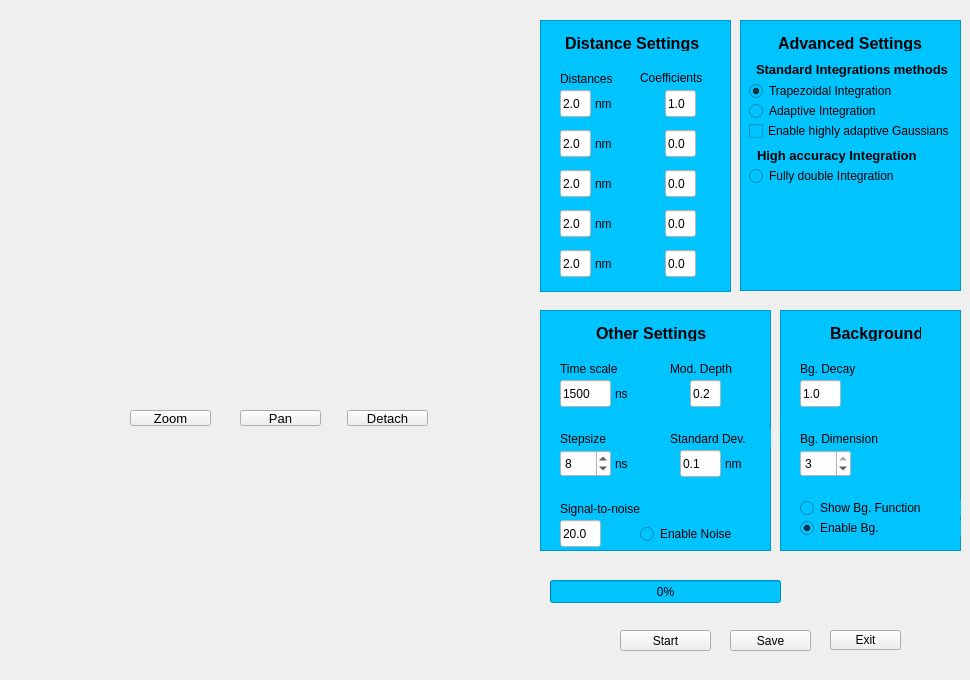
  <widget class="QWidget" name="centralwidget">
   <widget class="QPushButton" name="Startbutton">
    <property name="geometry">
     <rect>
      <x>620</x>
      <y>630</y>
      <width>91</width>
      <height>21</height>
     </rect>
    </property>
    <property name="autoFillBackground">
     <bool>false</bool>
    </property>
    <property name="text">
     <string>Start</string>
    </property>
   </widget>
   <widget class="QPushButton" name="Savebutton">
    <property name="geometry">
     <rect>
      <x>730</x>
      <y>630</y>
      <width>81</width>
      <height>21</height>
     </rect>
    </property>
    <property name="autoFillBackground">
     <bool>false</bool>
    </property>
    <property name="text">
     <string>Save</string>
    </property>
   </widget>
   <widget class="QWidget" name="widgetplot" native="true">
    <property name="enabled">
     <bool>true</bool>
    </property>
    <property name="geometry">
     <rect>
      <x>0</x>
      <y>-3</y>
      <width>521</width>
      <height>411</height>
     </rect>
    </property>
   </widget>
   <widget class="QPushButton" name="Closebutton">
    <property name="geometry">
     <rect>
      <x>830</x>
      <y>630</y>
      <width>71</width>
      <height>20</height>
     </rect>
    </property>
    <property name="autoFillBackground">
     <bool>false</bool>
    </property>
    <property name="text">
     <string>Exit</string>
    </property>
   </widget>
   <widget class="QPushButton" name="panPELDORTT">
    <property name="geometry">
     <rect>
      <x>240</x>
      <y>410</y>
      <width>81</width>
      <height>16</height>
     </rect>
    </property>
    <property name="font">
     <font>
      <pointsize>10</pointsize>
     </font>
    </property>
    <property name="text">
     <string>Pan</string>
    </property>
   </widget>
   <widget class="QPushButton" name="zoomButtonPeldorTT">
    <property name="geometry">
     <rect>
      <x>130</x>
      <y>410</y>
      <width>81</width>
      <height>16</height>
     </rect>
    </property>
    <property name="font">
     <font>
      <pointsize>10</pointsize>
     </font>
    </property>
    <property name="text">
     <string>Zoom</string>
    </property>
   </widget>
   <widget class="QWidget" name="Distancedistrwindow" native="true">
    <property name="geometry">
     <rect>
      <x>260</x>
      <y>420</y>
      <width>261</width>
      <height>251</height>
     </rect>
    </property>
   </widget>
   <widget class="QWidget" name="FTwindow" native="true">
    <property name="geometry">
     <rect>
      <x>10</x>
      <y>420</y>
      <width>251</width>
      <height>251</height>
     </rect>
    </property>
   </widget>
   <widget class="QFrame" name="frame">
    <property name="geometry">
     <rect>
      <x>540</x>
      <y>20</y>
      <width>191</width>
      <height>272</height>
     </rect>
    </property>
    <property name="styleSheet">
     <string notr="true">background-color:rgb(0, 196, 255)</string>
    </property>
    <property name="frameShape">
     <enum>QFrame::StyledPanel</enum>
    </property>
    <property name="frameShadow">
     <enum>QFrame::Raised</enum>
    </property>
    <widget class="QLineEdit" name="Coeff5edit">
     <property name="geometry">
      <rect>
       <x>125</x>
       <y>230</y>
       <width>31</width>
       <height>27</height>
      </rect>
     </property>
     <property name="styleSheet">
      <string notr="true">background-color:rgb(255, 255, 255)</string>
     </property>
     <property name="text">
      <string>0.0</string>
     </property>
    </widget>
    <widget class="QLineEdit" name="Coeff3edit">
     <property name="geometry">
      <rect>
       <x>125</x>
       <y>150</y>
       <width>31</width>
       <height>27</height>
      </rect>
     </property>
     <property name="styleSheet">
      <string notr="true">background-color:rgb(255, 255, 255)</string>
     </property>
     <property name="text">
      <string>0.0</string>
     </property>
    </widget>
    <widget class="QLabel" name="labeldistances_2">
     <property name="geometry">
      <rect>
       <x>55</x>
       <y>76</y>
       <width>31</width>
       <height>16</height>
      </rect>
     </property>
     <property name="text">
      <string>nm</string>
     </property>
    </widget>
    <widget class="QLabel" name="labeldistances_19">
     <property name="geometry">
      <rect>
       <x>55</x>
       <y>236</y>
       <width>31</width>
       <height>16</height>
      </rect>
     </property>
     <property name="text">
      <string>nm</string>
     </property>
    </widget>
    <widget class="QLineEdit" name="Distance4edit">
     <property name="geometry">
      <rect>
       <x>20</x>
       <y>190</y>
       <width>31</width>
       <height>27</height>
      </rect>
     </property>
     <property name="styleSheet">
      <string notr="true">background-color:rgb(255, 255, 255)</string>
     </property>
     <property name="text">
      <string>2.0</string>
     </property>
    </widget>
    <widget class="QLineEdit" name="Coeff2edit">
     <property name="geometry">
      <rect>
       <x>125</x>
       <y>110</y>
       <width>31</width>
       <height>27</height>
      </rect>
     </property>
     <property name="styleSheet">
      <string notr="true">background-color:rgb(255, 255, 255)</string>
     </property>
     <property name="text">
      <string>0.0</string>
     </property>
    </widget>
    <widget class="QLabel" name="labeldistances_29">
     <property name="geometry">
      <rect>
       <x>25</x>
       <y>15</y>
       <width>141</width>
       <height>16</height>
      </rect>
     </property>
     <property name="font">
      <font>
       <pointsize>12</pointsize>
       <weight>75</weight>
       <bold>true</bold>
      </font>
     </property>
     <property name="layoutDirection">
      <enum>Qt::LeftToRight</enum>
     </property>
     <property name="text">
      <string>Distance Settings</string>
     </property>
    </widget>
    <widget class="QLineEdit" name="Distance3edit">
     <property name="geometry">
      <rect>
       <x>20</x>
       <y>150</y>
       <width>31</width>
       <height>27</height>
      </rect>
     </property>
     <property name="styleSheet">
      <string notr="true">background-color:rgb(255, 255, 255)</string>
     </property>
     <property name="text">
      <string>2.0</string>
     </property>
    </widget>
    <widget class="QLineEdit" name="Coeff4edit">
     <property name="geometry">
      <rect>
       <x>125</x>
       <y>190</y>
       <width>31</width>
       <height>27</height>
      </rect>
     </property>
     <property name="styleSheet">
      <string notr="true">background-color:rgb(255, 255, 255)</string>
     </property>
     <property name="text">
      <string>0.0</string>
     </property>
    </widget>
    <widget class="QLabel" name="labeldistances">
     <property name="geometry">
      <rect>
       <x>20</x>
       <y>50</y>
       <width>71</width>
       <height>17</height>
      </rect>
     </property>
     <property name="font">
      <font>
       <weight>50</weight>
       <bold>false</bold>
      </font>
     </property>
     <property name="text">
      <string>Distances</string>
     </property>
    </widget>
    <widget class="QLabel" name="labeldistances_4">
     <property name="geometry">
      <rect>
       <x>55</x>
       <y>196</y>
       <width>31</width>
       <height>16</height>
      </rect>
     </property>
     <property name="text">
      <string>nm</string>
     </property>
    </widget>
    <widget class="QLineEdit" name="Distance5edit">
     <property name="geometry">
      <rect>
       <x>20</x>
       <y>230</y>
       <width>31</width>
       <height>27</height>
      </rect>
     </property>
     <property name="styleSheet">
      <string notr="true">background-color:rgb(255, 255, 255)</string>
     </property>
     <property name="text">
      <string>2.0</string>
     </property>
    </widget>
    <widget class="QLineEdit" name="Distance2edit">
     <property name="geometry">
      <rect>
       <x>20</x>
       <y>110</y>
       <width>31</width>
       <height>27</height>
      </rect>
     </property>
     <property name="styleSheet">
      <string notr="true">background-color:rgb(255, 255, 255)</string>
     </property>
     <property name="text">
      <string>2.0</string>
     </property>
    </widget>
    <widget class="QLabel" name="labeldistances_3">
     <property name="geometry">
      <rect>
       <x>55</x>
       <y>116</y>
       <width>31</width>
       <height>16</height>
      </rect>
     </property>
     <property name="text">
      <string>nm</string>
     </property>
    </widget>
    <widget class="QLabel" name="labeldistances_5">
     <property name="geometry">
      <rect>
       <x>55</x>
       <y>156</y>
       <width>31</width>
       <height>16</height>
      </rect>
     </property>
     <property name="text">
      <string>nm</string>
     </property>
    </widget>
    <widget class="QLineEdit" name="Coeff1edit">
     <property name="geometry">
      <rect>
       <x>125</x>
       <y>70</y>
       <width>31</width>
       <height>27</height>
      </rect>
     </property>
     <property name="palette">
      <palette>
       <active>
        <colorrole role="Button">
         <brush brushstyle="SolidPattern">
          <color alpha="255">
           <red>255</red>
           <green>255</green>
           <blue>255</blue>
          </color>
         </brush>
        </colorrole>
        <colorrole role="Base">
         <brush brushstyle="SolidPattern">
          <color alpha="255">
           <red>255</red>
           <green>255</green>
           <blue>255</blue>
          </color>
         </brush>
        </colorrole>
        <colorrole role="Window">
         <brush brushstyle="SolidPattern">
          <color alpha="255">
           <red>255</red>
           <green>255</green>
           <blue>255</blue>
          </color>
         </brush>
        </colorrole>
       </active>
       <inactive>
        <colorrole role="Button">
         <brush brushstyle="SolidPattern">
          <color alpha="255">
           <red>255</red>
           <green>255</green>
           <blue>255</blue>
          </color>
         </brush>
        </colorrole>
        <colorrole role="Base">
         <brush brushstyle="SolidPattern">
          <color alpha="255">
           <red>255</red>
           <green>255</green>
           <blue>255</blue>
          </color>
         </brush>
        </colorrole>
        <colorrole role="Window">
         <brush brushstyle="SolidPattern">
          <color alpha="255">
           <red>255</red>
           <green>255</green>
           <blue>255</blue>
          </color>
         </brush>
        </colorrole>
       </inactive>
       <disabled>
        <colorrole role="Button">
         <brush brushstyle="SolidPattern">
          <color alpha="255">
           <red>255</red>
           <green>255</green>
           <blue>255</blue>
          </color>
         </brush>
        </colorrole>
        <colorrole role="Base">
         <brush brushstyle="SolidPattern">
          <color alpha="255">
           <red>255</red>
           <green>255</green>
           <blue>255</blue>
          </color>
         </brush>
        </colorrole>
        <colorrole role="Window">
         <brush brushstyle="SolidPattern">
          <color alpha="255">
           <red>255</red>
           <green>255</green>
           <blue>255</blue>
          </color>
         </brush>
        </colorrole>
       </disabled>
      </palette>
     </property>
     <property name="styleSheet">
      <string notr="true">background-color:rgb(255, 255, 255)</string>
     </property>
     <property name="text">
      <string>1.0</string>
     </property>
    </widget>
    <widget class="QLineEdit" name="Distance1edit">
     <property name="geometry">
      <rect>
       <x>20</x>
       <y>70</y>
       <width>31</width>
       <height>27</height>
      </rect>
     </property>
     <property name="styleSheet">
      <string notr="true">background-color:rgb(255, 255, 255)</string>
     </property>
     <property name="text">
      <string>2.0</string>
     </property>
    </widget>
    <widget class="QLabel" name="labeldistances_7">
     <property name="geometry">
      <rect>
       <x>100</x>
       <y>50</y>
       <width>81</width>
       <height>16</height>
      </rect>
     </property>
     <property name="font">
      <font>
       <weight>50</weight>
       <bold>false</bold>
      </font>
     </property>
     <property name="text">
      <string>Coefficients</string>
     </property>
    </widget>
   </widget>
   <widget class="QFrame" name="frame_2">
    <property name="geometry">
     <rect>
      <x>540</x>
      <y>310</y>
      <width>231</width>
      <height>241</height>
     </rect>
    </property>
    <property name="styleSheet">
     <string notr="true">background-color:rgb(0, 196, 255)</string>
    </property>
    <property name="frameShape">
     <enum>QFrame::StyledPanel</enum>
    </property>
    <property name="frameShadow">
     <enum>QFrame::Raised</enum>
    </property>
    <widget class="QLabel" name="labeldistances_13">
     <property name="geometry">
      <rect>
       <x>130</x>
       <y>50</y>
       <width>81</width>
       <height>17</height>
      </rect>
     </property>
     <property name="text">
      <string>Mod. Depth</string>
     </property>
    </widget>
    <widget class="QLabel" name="labeldistances_18">
     <property name="geometry">
      <rect>
       <x>185</x>
       <y>146</y>
       <width>31</width>
       <height>16</height>
      </rect>
     </property>
     <property name="text">
      <string>nm</string>
     </property>
    </widget>
    <widget class="QLineEdit" name="Moddepthedit">
     <property name="geometry">
      <rect>
       <x>150</x>
       <y>70</y>
       <width>31</width>
       <height>27</height>
      </rect>
     </property>
     <property name="styleSheet">
      <string notr="true">background-color:rgb(255, 255, 255)</string>
     </property>
     <property name="text">
      <string>0.2</string>
     </property>
    </widget>
    <widget class="QLineEdit" name="Timescaleedit">
     <property name="geometry">
      <rect>
       <x>20</x>
       <y>70</y>
       <width>51</width>
       <height>27</height>
      </rect>
     </property>
     <property name="styleSheet">
      <string notr="true">background-color:rgb(255, 255, 255)</string>
     </property>
     <property name="text">
      <string>1500</string>
     </property>
    </widget>
    <widget class="QLabel" name="labeldistances_17">
     <property name="geometry">
      <rect>
       <x>20</x>
       <y>190</y>
       <width>101</width>
       <height>17</height>
      </rect>
     </property>
     <property name="text">
      <string>Signal-to-noise</string>
     </property>
    </widget>
    <widget class="QLabel" name="labeldistances_9">
     <property name="geometry">
      <rect>
       <x>75</x>
       <y>76</y>
       <width>31</width>
       <height>16</height>
      </rect>
     </property>
     <property name="text">
      <string>ns</string>
     </property>
    </widget>
    <widget class="QLabel" name="labeldistances_10">
     <property name="geometry">
      <rect>
       <x>20</x>
       <y>50</y>
       <width>71</width>
       <height>17</height>
      </rect>
     </property>
     <property name="text">
      <string>Time scale</string>
     </property>
    </widget>
    <widget class="QSpinBox" name="Timescalebox">
     <property name="enabled">
      <bool>true</bool>
     </property>
     <property name="geometry">
      <rect>
       <x>20</x>
       <y>140</y>
       <width>51</width>
       <height>27</height>
      </rect>
     </property>
     <property name="styleSheet">
      <string notr="true">background-color:rgb(255, 255, 255)</string>
     </property>
     <property name="readOnly">
      <bool>false</bool>
     </property>
     <property name="minimum">
      <number>4</number>
     </property>
     <property name="maximum">
      <number>32</number>
     </property>
     <property name="singleStep">
      <number>4</number>
     </property>
     <property name="value">
      <number>8</number>
     </property>
    </widget>
    <widget class="QLineEdit" name="Sigmaedit">
     <property name="geometry">
      <rect>
       <x>140</x>
       <y>140</y>
       <width>41</width>
       <height>27</height>
      </rect>
     </property>
     <property name="styleSheet">
      <string notr="true">background-color:rgb(255, 255, 255)</string>
     </property>
     <property name="text">
      <string>0.1</string>
     </property>
    </widget>
    <widget class="QRadioButton" name="EnableNoiseButton">
     <property name="geometry">
      <rect>
       <x>100</x>
       <y>216</y>
       <width>121</width>
       <height>16</height>
      </rect>
     </property>
     <property name="font">
      <font>
       <weight>50</weight>
       <bold>false</bold>
      </font>
     </property>
     <property name="text">
      <string>Enable Noise</string>
     </property>
     <property name="checkable">
      <bool>true</bool>
     </property>
     <property name="checked">
      <bool>false</bool>
     </property>
     <property name="autoExclusive">
      <bool>false</bool>
     </property>
    </widget>
    <widget class="QLabel" name="labeldistances_11">
     <property name="geometry">
      <rect>
       <x>56</x>
       <y>15</y>
       <width>121</width>
       <height>16</height>
      </rect>
     </property>
     <property name="font">
      <font>
       <pointsize>12</pointsize>
       <weight>75</weight>
       <bold>true</bold>
      </font>
     </property>
     <property name="layoutDirection">
      <enum>Qt::LeftToRight</enum>
     </property>
     <property name="text">
      <string>Other Settings</string>
     </property>
    </widget>
    <widget class="QLabel" name="labeldistances_12">
     <property name="geometry">
      <rect>
       <x>130</x>
       <y>120</y>
       <width>101</width>
       <height>17</height>
      </rect>
     </property>
     <property name="text">
      <string>Standard Dev.</string>
     </property>
    </widget>
    <widget class="QLabel" name="labeldistances_8">
     <property name="geometry">
      <rect>
       <x>20</x>
       <y>120</y>
       <width>71</width>
       <height>17</height>
      </rect>
     </property>
     <property name="text">
      <string>Stepsize</string>
     </property>
    </widget>
    <widget class="QLineEdit" name="SNR_edit">
     <property name="geometry">
      <rect>
       <x>20</x>
       <y>210</y>
       <width>41</width>
       <height>27</height>
      </rect>
     </property>
     <property name="styleSheet">
      <string notr="true">background-color:rgb(255, 255, 255)</string>
     </property>
     <property name="text">
      <string>20.0</string>
     </property>
    </widget>
    <widget class="QLabel" name="labeldistances_6">
     <property name="geometry">
      <rect>
       <x>75</x>
       <y>146</y>
       <width>31</width>
       <height>16</height>
      </rect>
     </property>
     <property name="text">
      <string>ns</string>
     </property>
    </widget>
   </widget>
   <widget class="QFrame" name="frame_3">
    <property name="geometry">
     <rect>
      <x>780</x>
      <y>310</y>
      <width>181</width>
      <height>241</height>
     </rect>
    </property>
    <property name="styleSheet">
     <string notr="true">background-color:rgb(0, 196, 255)</string>
    </property>
    <property name="frameShape">
     <enum>QFrame::StyledPanel</enum>
    </property>
    <property name="frameShadow">
     <enum>QFrame::Raised</enum>
    </property>
    <widget class="QRadioButton" name="EnableBgButton">
     <property name="geometry">
      <rect>
       <x>20</x>
       <y>210</y>
       <width>161</width>
       <height>16</height>
      </rect>
     </property>
     <property name="font">
      <font>
       <weight>50</weight>
       <bold>false</bold>
      </font>
     </property>
     <property name="text">
      <string>Enable Bg. </string>
     </property>
     <property name="checkable">
      <bool>true</bool>
     </property>
     <property name="checked">
      <bool>true</bool>
     </property>
     <property name="autoExclusive">
      <bool>false</bool>
     </property>
    </widget>
    <widget class="QLabel" name="labeldistances_16">
     <property name="geometry">
      <rect>
       <x>20</x>
       <y>50</y>
       <width>101</width>
       <height>17</height>
      </rect>
     </property>
     <property name="text">
      <string>Bg. Decay</string>
     </property>
    </widget>
    <widget class="QSpinBox" name="BgDimbox">
     <property name="enabled">
      <bool>true</bool>
     </property>
     <property name="geometry">
      <rect>
       <x>20</x>
       <y>140</y>
       <width>51</width>
       <height>27</height>
      </rect>
     </property>
     <property name="palette">
      <palette>
       <active>
        <colorrole role="Button">
         <brush brushstyle="SolidPattern">
          <color alpha="255">
           <red>255</red>
           <green>255</green>
           <blue>255</blue>
          </color>
         </brush>
        </colorrole>
        <colorrole role="Base">
         <brush brushstyle="SolidPattern">
          <color alpha="255">
           <red>255</red>
           <green>255</green>
           <blue>255</blue>
          </color>
         </brush>
        </colorrole>
        <colorrole role="Window">
         <brush brushstyle="SolidPattern">
          <color alpha="255">
           <red>255</red>
           <green>255</green>
           <blue>255</blue>
          </color>
         </brush>
        </colorrole>
       </active>
       <inactive>
        <colorrole role="Button">
         <brush brushstyle="SolidPattern">
          <color alpha="255">
           <red>255</red>
           <green>255</green>
           <blue>255</blue>
          </color>
         </brush>
        </colorrole>
        <colorrole role="Base">
         <brush brushstyle="SolidPattern">
          <color alpha="255">
           <red>255</red>
           <green>255</green>
           <blue>255</blue>
          </color>
         </brush>
        </colorrole>
        <colorrole role="Window">
         <brush brushstyle="SolidPattern">
          <color alpha="255">
           <red>255</red>
           <green>255</green>
           <blue>255</blue>
          </color>
         </brush>
        </colorrole>
       </inactive>
       <disabled>
        <colorrole role="Button">
         <brush brushstyle="SolidPattern">
          <color alpha="255">
           <red>255</red>
           <green>255</green>
           <blue>255</blue>
          </color>
         </brush>
        </colorrole>
        <colorrole role="Base">
         <brush brushstyle="SolidPattern">
          <color alpha="255">
           <red>255</red>
           <green>255</green>
           <blue>255</blue>
          </color>
         </brush>
        </colorrole>
        <colorrole role="Window">
         <brush brushstyle="SolidPattern">
          <color alpha="255">
           <red>255</red>
           <green>255</green>
           <blue>255</blue>
          </color>
         </brush>
        </colorrole>
       </disabled>
      </palette>
     </property>
     <property name="styleSheet">
      <string notr="true">background-color:rgb(255, 255, 255)</string>
     </property>
     <property name="readOnly">
      <bool>false</bool>
     </property>
     <property name="minimum">
      <number>1</number>
     </property>
     <property name="maximum">
      <number>3</number>
     </property>
     <property name="singleStep">
      <number>1</number>
     </property>
     <property name="value">
      <number>3</number>
     </property>
    </widget>
    <widget class="QLineEdit" name="Bgdecayedit">
     <property name="geometry">
      <rect>
       <x>20</x>
       <y>70</y>
       <width>41</width>
       <height>27</height>
      </rect>
     </property>
     <property name="styleSheet">
      <string notr="true">background-color:rgb(255, 255, 255)</string>
     </property>
     <property name="text">
      <string>1.0</string>
     </property>
    </widget>
    <widget class="QLabel" name="labeldistances_15">
     <property name="geometry">
      <rect>
       <x>50</x>
       <y>15</y>
       <width>91</width>
       <height>16</height>
      </rect>
     </property>
     <property name="font">
      <font>
       <pointsize>12</pointsize>
       <weight>75</weight>
       <bold>true</bold>
      </font>
     </property>
     <property name="text">
      <string>Background</string>
     </property>
    </widget>
    <widget class="QLabel" name="labeldistances_14">
     <property name="geometry">
      <rect>
       <x>20</x>
       <y>120</y>
       <width>101</width>
       <height>17</height>
      </rect>
     </property>
     <property name="text">
      <string>Bg. Dimension</string>
     </property>
    </widget>
    <widget class="QRadioButton" name="ShowBGButton">
     <property name="geometry">
      <rect>
       <x>20</x>
       <y>190</y>
       <width>161</width>
       <height>16</height>
      </rect>
     </property>
     <property name="font">
      <font>
       <weight>50</weight>
       <bold>false</bold>
      </font>
     </property>
     <property name="text">
      <string>Show Bg. Function</string>
     </property>
     <property name="autoExclusive">
      <bool>false</bool>
     </property>
    </widget>
   </widget>
   <widget class="QProgressBar" name="JarasprogressBar">
    <property name="geometry">
     <rect>
      <x>550</x>
      <y>580</y>
      <width>231</width>
      <height>23</height>
     </rect>
    </property>
    <property name="palette">
     <palette>
      <active>
       <colorrole role="Button">
        <brush brushstyle="SolidPattern">
         <color alpha="255">
          <red>0</red>
          <green>196</green>
          <blue>255</blue>
         </color>
        </brush>
       </colorrole>
       <colorrole role="Base">
        <brush brushstyle="SolidPattern">
         <color alpha="255">
          <red>0</red>
          <green>196</green>
          <blue>255</blue>
         </color>
        </brush>
       </colorrole>
       <colorrole role="Window">
        <brush brushstyle="SolidPattern">
         <color alpha="255">
          <red>0</red>
          <green>196</green>
          <blue>255</blue>
         </color>
        </brush>
       </colorrole>
       <colorrole role="Highlight">
        <brush brushstyle="SolidPattern">
         <color alpha="255">
          <red>0</red>
          <green>0</green>
          <blue>255</blue>
         </color>
        </brush>
       </colorrole>
      </active>
      <inactive>
       <colorrole role="Button">
        <brush brushstyle="SolidPattern">
         <color alpha="255">
          <red>0</red>
          <green>196</green>
          <blue>255</blue>
         </color>
        </brush>
       </colorrole>
       <colorrole role="Base">
        <brush brushstyle="SolidPattern">
         <color alpha="255">
          <red>0</red>
          <green>196</green>
          <blue>255</blue>
         </color>
        </brush>
       </colorrole>
       <colorrole role="Window">
        <brush brushstyle="SolidPattern">
         <color alpha="255">
          <red>0</red>
          <green>196</green>
          <blue>255</blue>
         </color>
        </brush>
       </colorrole>
       <colorrole role="Highlight">
        <brush brushstyle="SolidPattern">
         <color alpha="255">
          <red>0</red>
          <green>0</green>
          <blue>255</blue>
         </color>
        </brush>
       </colorrole>
      </inactive>
      <disabled>
       <colorrole role="Button">
        <brush brushstyle="SolidPattern">
         <color alpha="255">
          <red>0</red>
          <green>196</green>
          <blue>255</blue>
         </color>
        </brush>
       </colorrole>
       <colorrole role="Base">
        <brush brushstyle="SolidPattern">
         <color alpha="255">
          <red>0</red>
          <green>196</green>
          <blue>255</blue>
         </color>
        </brush>
       </colorrole>
       <colorrole role="Window">
        <brush brushstyle="SolidPattern">
         <color alpha="255">
          <red>0</red>
          <green>196</green>
          <blue>255</blue>
         </color>
        </brush>
       </colorrole>
       <colorrole role="Highlight">
        <brush brushstyle="SolidPattern">
         <color alpha="255">
          <red>240</red>
          <green>240</green>
          <blue>240</blue>
         </color>
        </brush>
       </colorrole>
      </disabled>
     </palette>
    </property>
    <property name="font">
     <font>
      <weight>50</weight>
      <bold>false</bold>
     </font>
    </property>
    <property name="styleSheet">
     <string notr="true">background-color:rgb(0, 196, 255)</string>
    </property>
    <property name="maximum">
     <number>100</number>
    </property>
    <property name="value">
     <number>0</number>
    </property>
   </widget>
   <widget class="QFrame" name="frame_4">
    <property name="geometry">
     <rect>
      <x>740</x>
      <y>20</y>
      <width>221</width>
      <height>271</height>
     </rect>
    </property>
    <property name="styleSheet">
     <string notr="true">background-color:rgb(0, 196, 255)</string>
    </property>
    <property name="frameShape">
     <enum>QFrame::StyledPanel</enum>
    </property>
    <property name="frameShadow">
     <enum>QFrame::Raised</enum>
    </property>
    <widget class="QLabel" name="labeldistances_30">
     <property name="geometry">
      <rect>
       <x>38</x>
       <y>15</y>
       <width>151</width>
       <height>16</height>
      </rect>
     </property>
     <property name="font">
      <font>
       <pointsize>12</pointsize>
       <weight>75</weight>
       <bold>true</bold>
      </font>
     </property>
     <property name="text">
      <string>Advanced Settings</string>
     </property>
    </widget>
    <widget class="QRadioButton" name="ButtonTrapezoidal">
     <property name="geometry">
      <rect>
       <x>9</x>
       <y>60</y>
       <width>181</width>
       <height>22</height>
      </rect>
     </property>
     <property name="font">
      <font>
       <pointsize>9</pointsize>
      </font>
     </property>
     <property name="text">
      <string>Trapezoidal Integration</string>
     </property>
     <property name="checked">
      <bool>true</bool>
     </property>
    </widget>
    <widget class="QRadioButton" name="ButtonAdaptive">
     <property name="geometry">
      <rect>
       <x>9</x>
       <y>80</y>
       <width>181</width>
       <height>22</height>
      </rect>
     </property>
     <property name="font">
      <font>
       <pointsize>9</pointsize>
      </font>
     </property>
     <property name="text">
      <string>Adaptive Integration</string>
     </property>
    </widget>
    <widget class="QLabel" name="label">
     <property name="geometry">
      <rect>
       <x>16</x>
       <y>41</y>
       <width>201</width>
       <height>17</height>
      </rect>
     </property>
     <property name="font">
      <font>
       <pointsize>10</pointsize>
       <weight>75</weight>
       <bold>true</bold>
      </font>
     </property>
     <property name="text">
      <string>Standard Integrations methods</string>
     </property>
    </widget>
    <widget class="QCheckBox" name="Checkbox_superadaptive">
     <property name="geometry">
      <rect>
       <x>9</x>
       <y>100</y>
       <width>211</width>
       <height>22</height>
      </rect>
     </property>
     <property name="font">
      <font>
       <pointsize>9</pointsize>
      </font>
     </property>
     <property name="text">
      <string>Enable highly adaptive Gaussians</string>
     </property>
    </widget>
    <widget class="QRadioButton" name="ButtonFullyAdaptive">
     <property name="geometry">
      <rect>
       <x>9</x>
       <y>145</y>
       <width>181</width>
       <height>22</height>
      </rect>
     </property>
     <property name="font">
      <font>
       <pointsize>9</pointsize>
      </font>
     </property>
     <property name="text">
      <string>Fully double Integration</string>
     </property>
    </widget>
    <widget class="QLabel" name="label_2">
     <property name="geometry">
      <rect>
       <x>17</x>
       <y>127</y>
       <width>181</width>
       <height>17</height>
      </rect>
     </property>
     <property name="font">
      <font>
       <pointsize>10</pointsize>
       <weight>75</weight>
       <bold>true</bold>
      </font>
     </property>
     <property name="text">
      <string>High accuracy Integration </string>
     </property>
    </widget>
   </widget>
   <widget class="QPushButton" name="DetachButton">
    <property name="geometry">
     <rect>
      <x>347</x>
      <y>410</y>
      <width>81</width>
      <height>16</height>
     </rect>
    </property>
    <property name="font">
     <font>
      <pointsize>10</pointsize>
     </font>
    </property>
    <property name="text">
     <string>Detach</string>
    </property>
   </widget>
  </widget>
